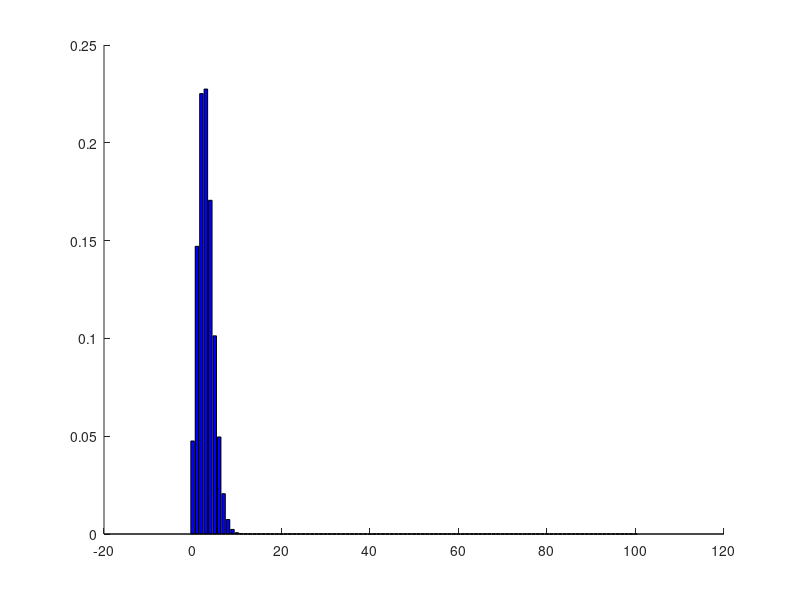
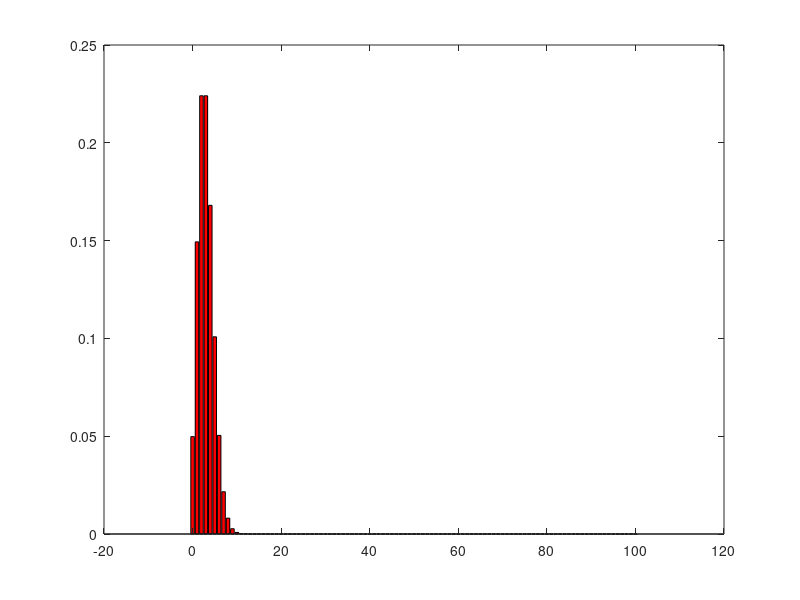
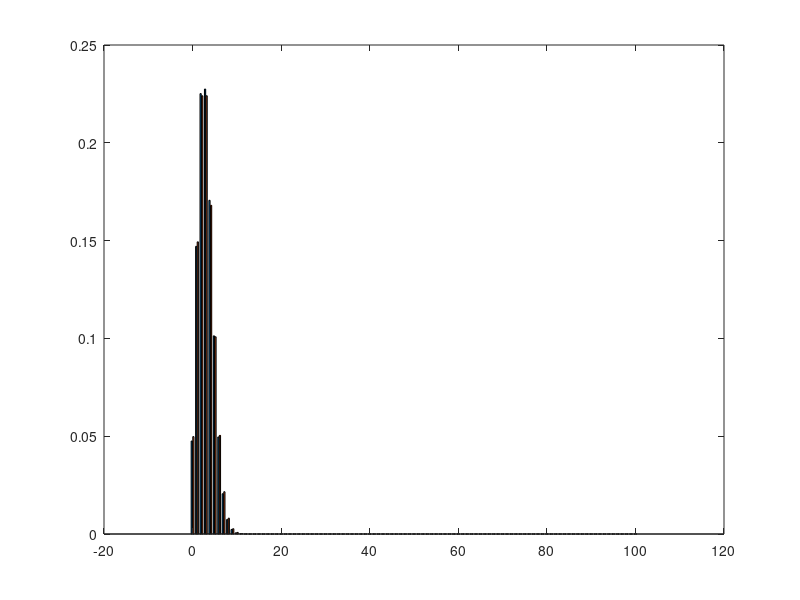

MATLAB code for these plots, in order:
clear all
close all

n=100;
p=0.03;
lambda=n*p;
k=0:n;

X=pdf('bino',k,n,p);
figure(1)
hold on
bar(k,X,'b');

Z=pdf('poiss',k,lambda);
figure(2)
bar(k,Z,'r');

figure(3)
bar(k,[X',Z']);